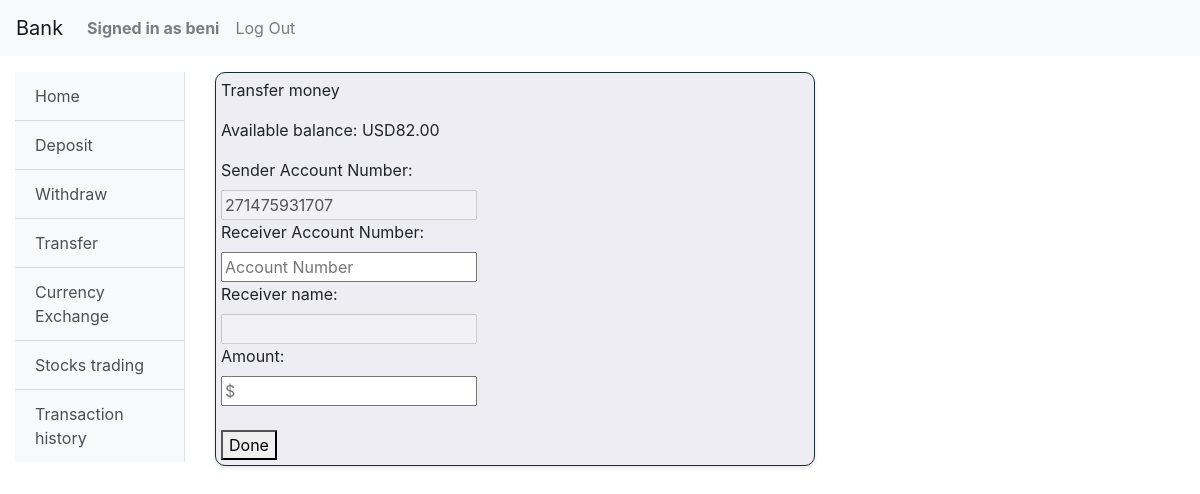
/transfer/ (signed in), run on the app's committed database.
### bank/models.py (models this page shows)
class User(AbstractUser):
    usd_account = models.DecimalField(decimal_places=2, max_digits=16, default=0)
    eur_account = models.DecimalField(decimal_places=2, max_digits=16, default=0)
    account_number = models.CharField(max_length=12, unique=True)

### bank/views.py (the view, shortened to what this page needs)
# urls.py: path("transfer/", views.transfer, name="transfer"),
@login_required
def transfer(request):
    user = request.user
    usd_account = user.usd_account
    account_number = user.account_number
    if request.method == "GET":
        return render(request, "bank/transfer.html",
                      {'account_number': account_number,
                       'usd_account': usd_account})

### bank/templates/bank/transfer.html (shortened to what this page needs)
{% extends "bank/layout.html" %}
{% block body %}
    <div class="transfer">
        <p>Transfer money</p>
        <p>Available balance: USD{{usd_account}}</p>
        <form action="{% url 'transfer' %}" method="post">
            <label for="transfer-sender">Sender Account Number:</label><br>
            <input type="text" id="transfer-sender" name="transfer-sender" value={{account_number}} disabled><br>
            <label for="transfer-receiver">Receiver Account Number:</label><br>
            <input type="text" id="transfer-receiver" name="transfer-receiver" placeholder="Account Number"><br>
            <label for="transfer-receiver-name">Receiver name:</label><br>
            <input type="text" id="transfer-receiver-name" name="transfer-receiver-name" value="" disabled><br>
            <label for="transfer-amount">Amount:</label><br>
            <input type="text" id="transfer-amount" name="transfer-amount" placeholder="$" min="0" step="0.01" required>
            <br><br>
            <button type="submit" >Done</button>
    </div>
{% endblock %}

### bank/templates/bank/layout.html (shortened to what this page needs)
{% load static %}
<!DOCTYPE html>
<html lang="en">
    <head>
        <link rel="stylesheet" href="https://stackpath.bootstrapcdn.com/bootstrap/4.4.1/css/bootstrap.min.css">
        <link href="{% static 'bank/styles.css' %}" rel="stylesheet">
    </head>
    <body>
        <nav class="navbar navbar-expand-lg navbar-light bg-light">
            <a class="navbar-brand" href="#">Bank</a>
            <div>
              <ul class="navbar-nav mr-auto">
                {% if user.is_authenticated %}
                    <li class="nav-item">
                        <a class="nav-link" href="#"><strong>Signed in as {{ user.username }}</strong></a>
                    </li>
                {% endif %}
                {% if user.is_authenticated %}
                    <li class="nav-item">
                        <a class="nav-link" href="{% url 'logout' %}">Log Out</a>
                    </li>
                {% endif %}
              </ul>
            </div>
          </nav>
          <div class="container-fluid mt-3">
            <div class="row">
                {% if user.is_authenticated %}
                <div class="col-md-2">
                    <div class="bg-light border-right" id="sidebar-wrapper">
                        <div class="list-group list-group-flush">
                            <a href="{% url 'index' %}" class="list-group-item list-group-item-action bg-light">Home</a>
                            <a href="{% url 'deposit' %}" class="list-group-item list-group-item-action bg-light">Deposit</a>
                            <a href="{% url 'withdraw' %}" class="list-group-item list-group-item-action bg-light">Withdraw</a>
                            <a href="{% url 'transfer' %}" class="list-group-item list-group-item-action bg-light">Transfer</a>
                            <a href="{% url 'eur_exchange' %}" class="list-group-item list-group-item-action bg-light">Currency Exchange</a>
                            <a href="{% url 'stocks' %}" class="list-group-item list-group-item-action bg-light">Stocks trading</a>
                            <a href="{% url 'history' %}" class="list-group-item list-group-item-action bg-light">Transaction history</a>
                        </div>
                    </div>
                </div>
                {% endif %}
                <div class="col-md-10">
                    <div class="body">
                        {% block body %}
                        {% endblock %}
                    </div>
                </div>
            </div>
        </div>
    </body>
</html>

### bank/static/bank/styles.css (style rules this page uses)
.transfer { background-color: #e5e5eeab; border: 1px solid #132f33; padding: 5px; border-radius: 10px; box-shadow: 0 2px 4px rgba(0, 0, 0, 0.1); width: 100%; max-width: 600px; }

### data on the page
User: username "beni", usd_account "82.00", transfer-sender "271475931707"
